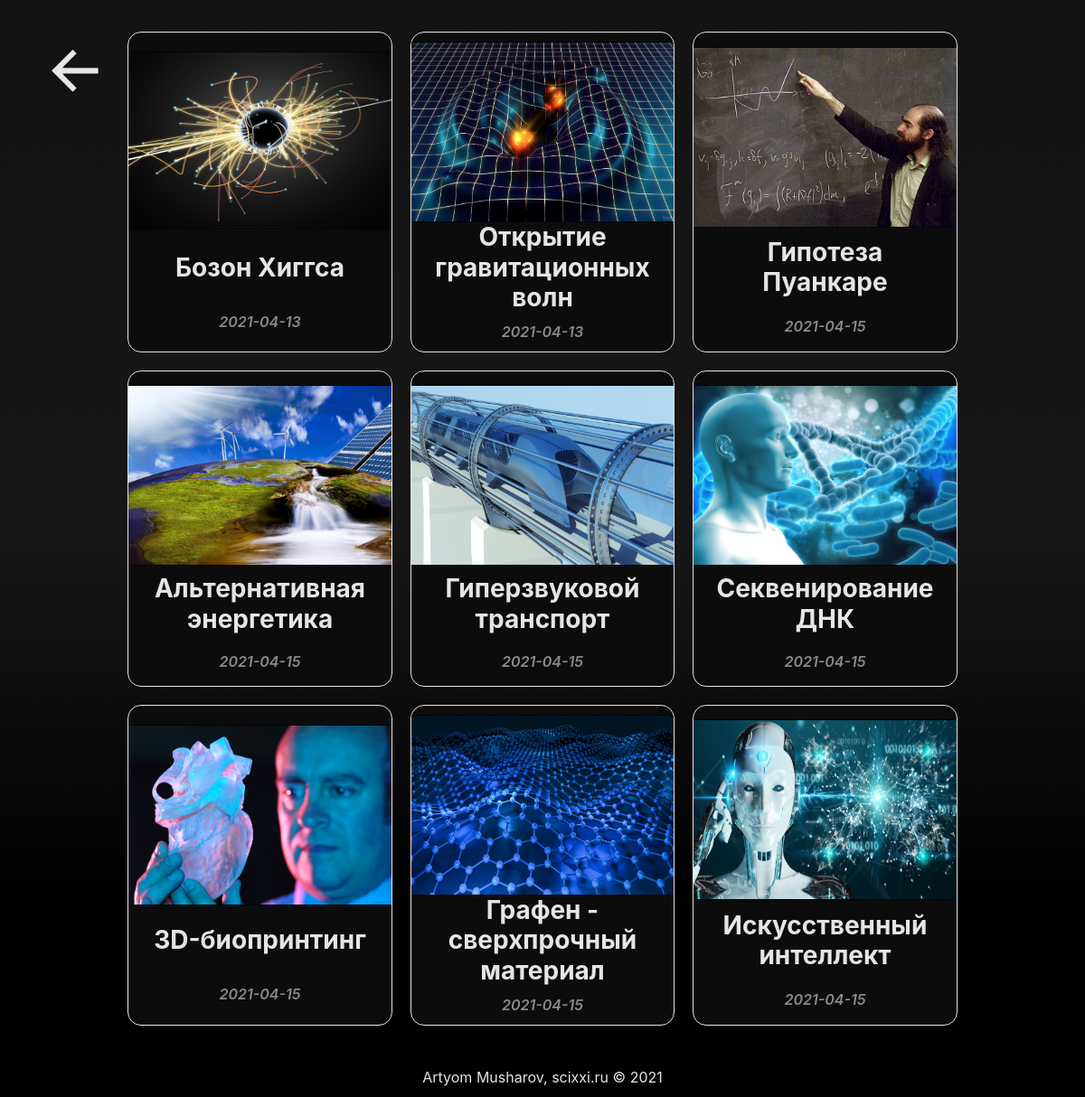
Screenshot of /scixxi/public_html/php/moreArticles/index.php with the database file from the repository.
### tables this page shows
CREATE TABLE IF NOT EXISTS `articles` (
  `id` int(11) NOT NULL AUTO_INCREMENT,
  `title` text NOT NULL,
  `h1` text NOT NULL,
  `h2` text NOT NULL,
  `h3` text NOT NULL,
  `p` text NOT NULL,
  `source` text NOT NULL,
  `date` date NOT NULL DEFAULT '2001-01-01',
  `info1` text NOT NULL,
  `info2` text NOT NULL,
  `info3` text NOT NULL,
  `p2` text NOT NULL,
  `p3` text NOT NULL,
  `p4` text NOT NULL,
  `info4` text NOT NULL,
  `pic1` text NOT NULL,
  `pic2` text NOT NULL,
  `mainpic` text NOT NULL,
  PRIMARY KEY (`id`)
);

### scixxi/public_html/php/moreArticles/index.php (the view, shortened to what this page needs)
<!DOCTYPE html>
<html lang="en">
<head>
    <link href="../../preloader/preloader.css" rel="stylesheet">
    <link href="../../css/bootstrap.min.css" rel="stylesheet" media="screen">
    <link href="../../css/CertainArticles.css" rel="stylesheet" media="screen">
</head>
<body>
<img src="../../img/icons/leftarrow.png" alt="назад" class="snapback_to_previously" onclick="javascript:history.go(-1)">
    <section class='container-fluid content' style="min-height: 100vh;">
        <div class='row'>
            <div class='col-12 contents_wrapper'>
            <?php
            $sql_query = "SELECT * FROM `articles`  ORDER BY `id`" ;
            $CertainArticles = mysqli_query($connect, $sql_query);
            while($fetch = $CertainArticles->fetch_assoc())
            { ?>
                <div class='content-block col-12 col-md-5 col-xl-3'>
                    <a href='../articles/?articles_id=<?php echo($fetch['id']);?>' class='content-a'></a>
                    <img src='../../img/articlesIMG/<?php echo($fetch['mainpic']);?>' class='img-content '  alt="Ошибка при загрузке фотографии">
                    <div class='content-title col-12'>
                        <h3> <?php echo($fetch['title']); ?></h3>
                    </div>
                    <div class='content-data col-12'>
                        <span> <?php echo($fetch['date']);?></span>
                    </div>
                </div>
            <?php
            }
            ?>
            </div>
        </div>
    </section>
    <footer class="container-fluid">
        <div class="row">
            <p class="col-12 text-center">Artyom Musharov, scixxi.ru &copy; 2021</p>
        </div>
    </footer>
</body>
</html>

### scixxi/public_html/preloader/preloader.css (style rules this page uses)
body { margin: 0; }

### scixxi/public_html/css/CertainArticles.css (style rules this page uses)
.row { width: 100%; }
.content-a { position: absolute; width: 100%; height: 100%; z-index: 999; }
.content { padding: 25px 0; background: linear-gradient(180deg, #131313 0%, #171717 51%, #000000 85%); display: flex; justify-content: center; align-items: center; flex-wrap: wrap; }
.contents_wrapper { display: flex; flex-wrap: wrap; justify-content: center; }
.content-block { background-color: #0c0c0c; padding: 10px; display: grid; justify-content: center; align-items: center; max-height: 450px; min-height: 350px; overflow-x: hidden; border-radius: 15px; margin: 10px; color: #e5e5e5; border: 1px solid #e5e5e5; box-sizing: border-box; box-shadow: 0 0 3px rgb(0 0 0 / 60%); transform: scale(1); transition: transform 0.3s linear; }
.content-title { text-align: center; }
.content-title h3 { font-weight: 700; }
.content-data { justify-content: space-around; display: flex; flex-wrap: wrap; }
.content-data :nth-child(1) { font-weight: 600; font-style: italic; color: rgb(138, 138, 138); }
.img-content { width: 300px; height: 200px; margin: auto; border-radius: 5px; border: 1px dashed #000; }
footer { background-color: #000; color: #e5e5e5; display: flex; align-items: center; justify-content: center; flex-wrap: wrap; }
footer div p { padding: 5px 0; margin: 5px 0; }
.snapback_to_previously { z-index: 99; opacity: 0.9; position: fixed; left: 30px; top: 30px; width: 100px; height: 100px; cursor: pointer; }

### rows the page displays
articles: mainpic (picture), title "Бозон Хиггса", date "2021-04-13"
articles: mainpic (picture), title "Открытие гравитационных волн", date "2021-04-13"
articles: mainpic (picture), title "Гипотеза Пуанкаре", date "2021-04-15"
articles: mainpic (picture), title "Альтернативная энергетика", date "2021-04-15"
articles: mainpic (picture), title "Гиперзвуковой транспорт", date "2021-04-15"
articles: mainpic (picture), title "Секвенирование ДНК", date "2021-04-15"
articles: mainpic (picture), title "3D-биопринтинг", date "2021-04-15"
articles: mainpic (picture), title "Графен - сверхпрочный материал", date "2021-04-15"
articles: mainpic (picture), title "Искусственный интеллект", date "2021-04-15"
